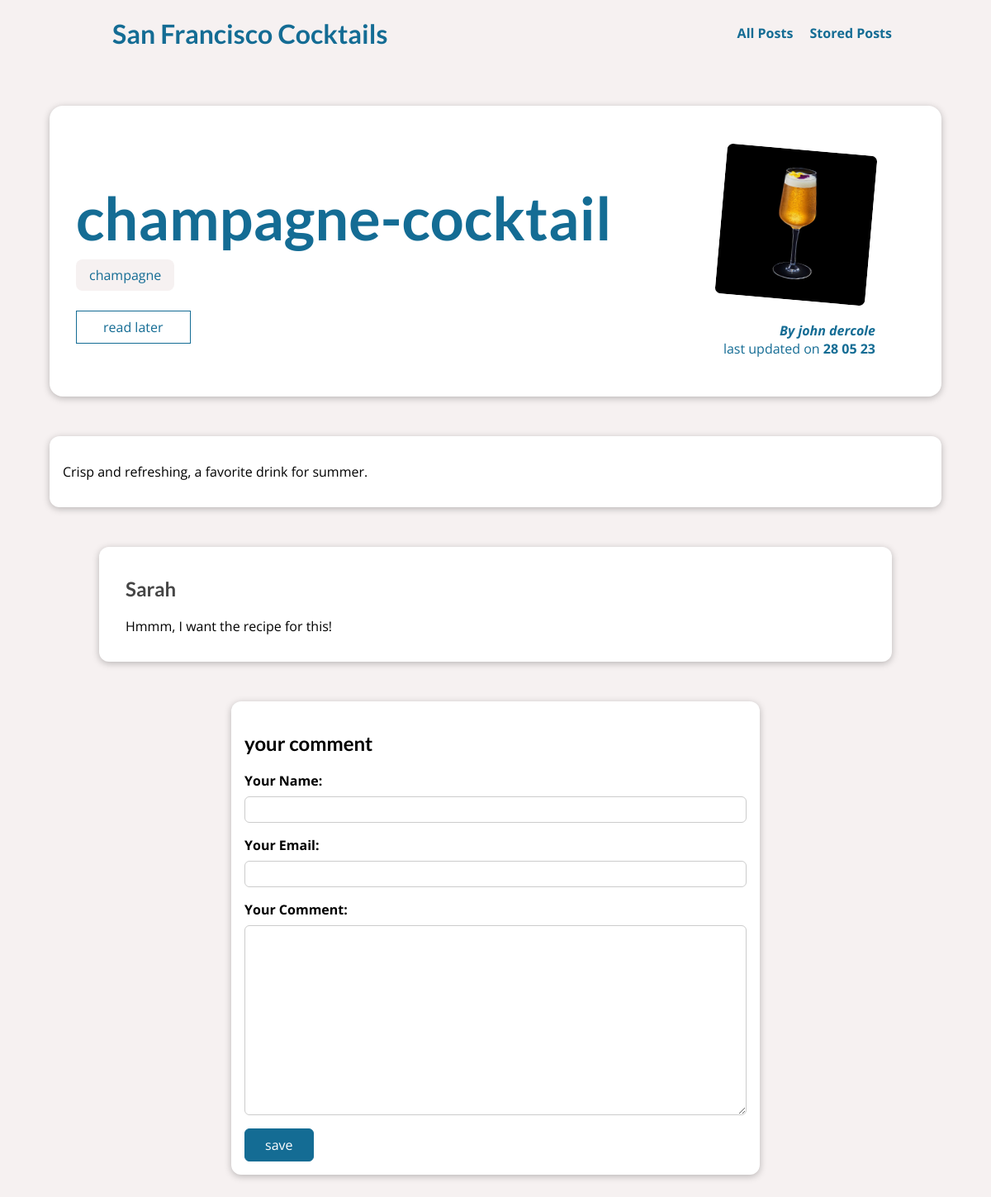
The page /posts/champagne-cocktail on the database its author committed.
### blog/models.py (models this page shows, shortened)
class Post(models.Model):
    title = models.CharField(max_length=150)
    excerpt = models.CharField(max_length=300)
    image = models.ImageField(upload_to="posts", null=True)
    date = models.DateField(auto_now=True)
    slug = models.SlugField(unique=True, db_index=True)
    content = models.TextField(validators=[MinLengthValidator(10)])
    author = models.ForeignKey(Author, on_delete=models.SET_NULL, null=True, related_name="posts")
    tags = models.ManyToManyField(Tag)

class Tag(models.Model):
    caption = models.CharField(max_length=20)

class Author(models.Model):
    first_name = models.CharField(max_length=100)
    last_name = models.CharField(max_length=100)
    email_address = models.EmailField()
    def __str__(self):
        return f"{self.first_name} {self.last_name}"

class Comment(models.Model):
    user_name = models.CharField(max_length=120)
    user_email = models.EmailField()
    text = models.TextField(max_length=500)
    post = models.ForeignKey(Post, on_delete=models.CASCADE, related_name="comments")

### blog/views.py (the view, shortened to what this page needs)
# urls.py: path("posts/<slug:slug>", views.SinglePostView.as_view(), name="post-detail-page"),
class SinglePostView(View):
    def is_stored_post(self, request, post_id):
        stored_posts = request.session.get("stored_posts")
        if stored_posts is not None:
            is_saved_for_later = post_id in stored_posts
        else:
            is_saved_for_later = False
        return is_saved_for_later
    def get(self, request, slug):
        post = Post.objects.get(slug=slug)
        context = {
            "post": post,
            "post_tags": post.tags.all(),
            "comment_form": CommentForm(),
            "comments": post.comments.all().order_by("-id"),
            "saved_for_later": self.is_stored_post(request, post.id)
        }
        return render(request, "blog/post-detail.html", context)

### blog/forms.py
class CommentForm(forms.ModelForm):
    class Meta:
        model = Comment
        exclude = ['post']
        labels = {
            "user_name": "Your Name",
            "user_email": "Your Email",
            "text": "Your Comment"
        }

### blog/templates/blog/post-detail.html (shortened to what this page needs)
{% extends "base.html" %}
{% load static %}
{% block css_files %}
    <link rel="stylesheet"  href="{% static 'blog/post-detail.css' %}" />
{% endblock %}
{% block content %}
    <section id="summary" >
        <h2>{{ post.title }}</h2>
        <div>
            {% for tag in post_tags %}
                <span class="tag" >{{ tag.caption }}</span>
            {%  endfor %}
        </div>
        <div id="read-later">
            <form action="{% url 'read-later' %}" method="POST">
                <button>
                    {% if saved_for_later %}
                        remove from read later
                    {% else %}
                        read later
                    {% endif  %}
                </button>
            </form>
        </div>
        <article>
            <img src="{{ post.image.url }}" alt="{{ post.title }}" />
            <address>By <a href="mailto:{{ post.author.email_address }}">{{ post.author }}</a></address>
            <div>
                last updated on <time>{{ post.date|date:"d m y" }}</time>
            </div>
        </article>
    </section>
    <main>
        {{ post.content|linebreaks }}
    </main>
    <section id="comments">
        <ul>
            {% for comment in comments %}
                <li>
                    <h2>{{ comment.user_name }}</h2>
                    <p>{{ comment.text }}</p>
                </li>
            {% endfor %}
        </ul>
    </section>
    <section id="comment-form">
        <h2>your comment</h2>
        <form action="{% url 'post-detail-page' post.slug %}" method="POST">
            {% for form_field in comment_form %}
                <div class="form-control">
                    {{ form_field.label_tag }}
                    {{ form_field }}
                </div>
            {% endfor %}
            <button>save</button>
        </form>
    </section>
{% endblock %}

### static/app.css (style rules this page uses)
* { box-sizing: border-box; }
html { font-family: 'Open Sans', 'Lato', sans-serif; }
body { margin: 0; }
h1, h2, h3 { font-family: 'Lato', sans-serif; font-weight: bold; }

### blog/static/blog/post-detail.css (style rules this page uses)
body { background-color: #F6F1F1; }
#summary { margin: 8rem auto 3rem auto; padding: 2rem; width: 90%; max-width: 90rem; border-radius: 16px; background-color: white; position: relative; box-shadow: 0 2px 8px rgba(0, 0, 0, 0.25); height: 22rem; }
#summary h2 { color: #146C94; font-size: 4.5rem; margin-bottom: 1rem; }
#summary article { position: absolute; top: 2rem; right: 3rem; padding: 1rem 2rem; border-radius: 12px; text-align: right; color: #146C94; }
#summary article img { width: 12rem; height: 12rem; border-radius: 12px; transform: rotateZ(5deg); border: 5px solid white; margin-bottom: 1rem; }
#summary address { font-weight: bold; }
#summary a { color: #146C94; text-decoration: none; }
#summary time { font-weight: bold; }
#read-later { margin: 2rem 0; }
#read-later button { background-color: transparent; border: 1px solid #146C94; padding: 0.5rem 2rem; font: inherit; color: #146C94; cursor: pointer; }
main { width: 90%; max-width: 90rem; margin: 3rem auto; background-color: white; padding: 1rem; border-radius: 12px; box-shadow: 0 2px 8px rgba(0, 0, 0, 0.25); }
.tag { background-color: #F6F1F1; color: #146C94; padding: 0.5rem 1rem; border-radius: 8px; }
#comment-form { margin: 3rem auto; width: 90%; max-width: 40rem; border-radius: 12px; background-color: white; box-shadow: 0 2px 8px rgba(0, 0, 0, 0.25); padding: 1rem; }
#comment-form button { font: inherit; background-color: #146C94; color: white; border: 1px solid #146C94; padding: 0.5rem 1.5rem; border-radius: 6px; cursor: pointer; }
.form-control { margin-bottom: 1rem; }
.form-control label { font-weight: bold; margin-bottom: 0.5rem; display: block; }
.form-control input, .form-control textarea { display: block; width: 100%; font: inherit; padding: 0.25rem; border-radius: 6px; border: 1px solid #ccc; }
#comments { margin: 3rem auto; width: 90%; max-width: 60rem; border-radius: 12px; background-color: white; box-shadow: 0 2px 8px rgba(0, 0, 0, 0.25); padding: 1rem 2rem; }
#comments ul { list-style: none; margin: 0; padding: 0; }
#comments li { margin-bottom: 1rem; border-bottom: 2px solid #ccc; }
#comments li:last-of-type { border-bottom: none; }
#comments h2 { color: #464646; }

### rows shown on the page
Post: title "champagne-cocktail", image (picture), author "john dercole", date "28 05 23", content "Crisp and refreshing, a favorite drink for summer."
Tag: caption "champagne"
Comment: user_name "Sarah", text "Hmmm, I want the recipe for this!"
